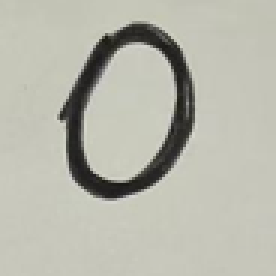
#> input picture pic/0.jpg, 92 x 92 px, found by its file name (shown 3 times larger); its folder holds only this picture in this run
$ python pic_precross.py
#> lines starting #> are read from the running program, lines starting #| are printed output that depends on the picture; after the words box and inside, x2 and y2 are one past the last pixel; in counts of white or black regions, pixels touching at a corner belong together
# -*- coding = utf-8 -*-
# @Time:2022-02-20 19:20
# @Author:ym
# @File:pic_precross.py
# @Software :PyCharm
import cv2
import os
# 将自己的手写图片转换成网络输入的格式
pic_list = os.listdir('G:\MY_DL\Mnist-classifailer\pic')
for pic in pic_list:
    pridict_img = cv2.imread('G:\MY_DL\Mnist-classifailer\pic/'+pic)
#> pridict_img is the input picture: shape (92, 92, 3); mean B, G, R 172, 183.5, 183.2
    gray = cv2.cvtColor(pridict_img, cv2.COLOR_BGR2GRAY)
    retval,thresh = cv2.threshold(gray, 100, 255, cv2.THRESH_BINARY_INV)
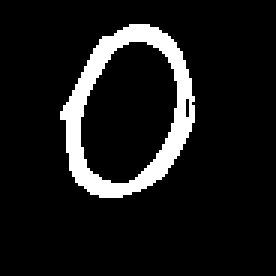
#> thresh: shape (92, 92) (shown 3 times larger); 9.5% white; 1 white region, box (x1, y1, x2, y2) and area: (20, 8, 65, 66) 803
    gray_resize = cv2.resize(thresh,(28,28))
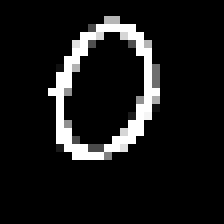
#> gray_resize: shape (28, 28) (shown 8 times larger); min 0, max 255, mean 23.5
    cv2.imwrite('G:\MY_DL\Mnist-classifailer/test-pic/' + pic[0:1]+'.png', gray_resize)

$ run again, on pic/4.jpg
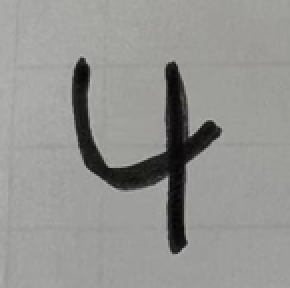
#> input picture pic/4.jpg, 145 x 144 px, found by its file name (shown 2 times larger)
#> pridict_img is the input picture: shape (144, 145, 3); mean B, G, R 145.2, 148.1, 148
#> `retval,thresh = cv2.threshold(gray, 100, 255, cv2.THRESH_BINARY_INV)`:
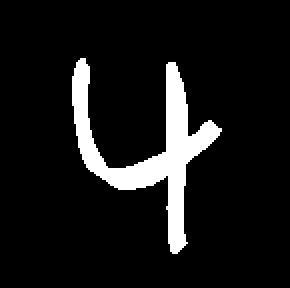
#> thresh: shape (144, 145) (shown 2 times larger); 9% white; 1 white region, box (x1, y1, x2, y2) and area: (36, 29, 111, 127) 1887
#> `gray_resize = cv2.resize(thresh,(28,28))`:
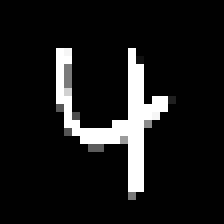
#> gray_resize: shape (28, 28) (shown 8 times larger); min 0, max 255, mean 24.3

$ run again, on pic/5.jpg
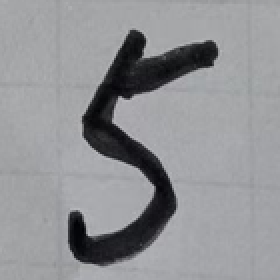
#> input picture pic/5.jpg, 140 x 140 px, found by its file name (shown 2 times larger)
#> pridict_img is the input picture: shape (140, 140, 3); mean B, G, R 149.2, 146.1, 145.3
#> `retval,thresh = cv2.threshold(gray, 100, 255, cv2.THRESH_BINARY_INV)`:
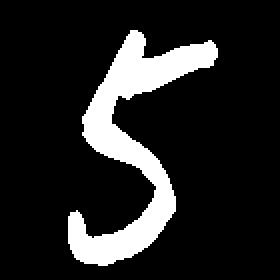
#> thresh: shape (140, 140) (shown 2 times larger); 14.1% white; 1 white region, box (x1, y1, x2, y2) and area: (34, 15, 109, 133) 2772
#> `gray_resize = cv2.resize(thresh,(28,28))`:
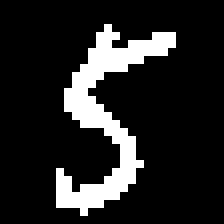
#> gray_resize: shape (28, 28) (shown 8 times larger); 14.4% white in thin lines or dots, all inside (x1, y1, x2, y2) = (7, 3, 22, 27)

$ run again, on pic/6.jpg
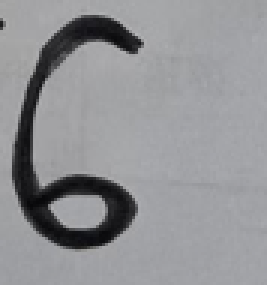
#> input picture pic/6.jpg, 89 x 95 px, found by its file name (shown 3 times larger)
#> pridict_img is the input picture: shape (95, 89, 3); mean B, G, R 149, 146.1, 145.5
#> `retval,thresh = cv2.threshold(gray, 100, 255, cv2.THRESH_BINARY_INV)`:
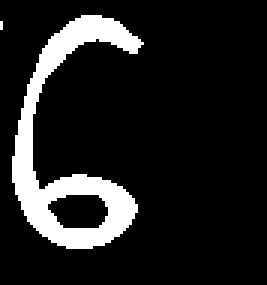
#> thresh: shape (95, 89) (shown 3 times larger); 12.7% white; 2 white regions (1 under 20 px), largest, box (x1, y1, x2, y2) and area: (4, 5, 48, 83) 1070
#> `gray_resize = cv2.resize(thresh,(28,28))`:
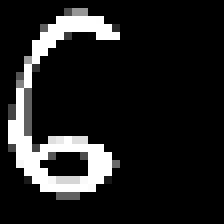
#> gray_resize: shape (28, 28) (shown 8 times larger); min 0, max 255, mean 32.1

$ run again, on pic/1.jpg
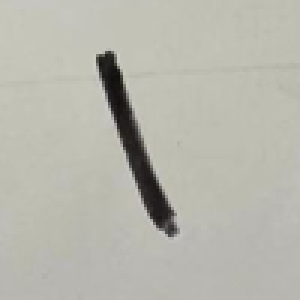
#> input picture pic/1.jpg, 100 x 100 px, found by its file name (shown 3 times larger)
#> pridict_img is the input picture: shape (100, 100, 3); mean B, G, R 173.2, 182.7, 183.1
#> `retval,thresh = cv2.threshold(gray, 100, 255, cv2.THRESH_BINARY_INV)`:
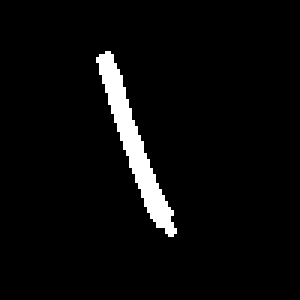
#> thresh: shape (100, 100) (shown 3 times larger); 4.1% white; 1 white region, box (x1, y1, x2, y2) and area: (32, 17, 59, 79) 406
